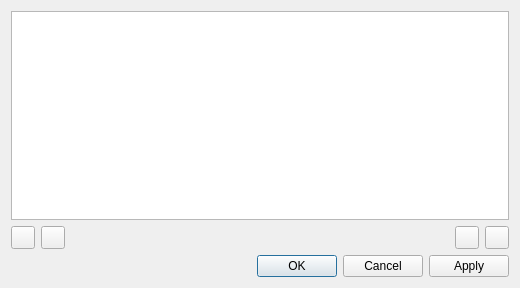
<?xml version="1.0" encoding="UTF-8"?>
<ui version="4.0">
 <class>HighlightersDialog</class>
 <widget class="QDialog" name="HighlightersDialog">
  <property name="geometry">
   <rect>
    <x>0</x>
    <y>0</y>
    <width>520</width>
    <height>288</height>
   </rect>
  </property>
  <property name="windowTitle">
   <string>Highlighters</string>
  </property>
  <layout class="QVBoxLayout" name="verticalLayout_3">
   <item>
    <layout class="QVBoxLayout" name="verticalLayout_2">
     <property name="sizeConstraint">
      <enum>QLayout::SetNoConstraint</enum>
     </property>
     <item>
      <layout class="QHBoxLayout" name="horizontalLayout">
       <item>
        <layout class="QVBoxLayout" name="verticalLayout_4">
         <item>
          <widget class="QListWidget" name="highlighterListWidget"/>
         </item>
         <item>
          <layout class="QHBoxLayout" name="buttonsLayout">
           <property name="spacing">
            <number>6</number>
           </property>
           <item>
            <widget class="QToolButton" name="addHighlighterButton">
             <property name="toolTip">
              <string>New Highlighter</string>
             </property>
             <property name="text">
              <string/>
             </property>
             <property name="icon">
              <iconset resource="../../app/klogg.qrc">
               <normaloff>:/images/icons8-plus-16.png</normaloff>:/images/icons8-plus-16.png</iconset>
             </property>
            </widget>
           </item>
           <item>
            <widget class="QToolButton" name="removeHighlighterButton">
             <property name="toolTip">
              <string>Delete Highlighter</string>
             </property>
             <property name="text">
              <string/>
             </property>
             <property name="icon">
              <iconset resource="../../app/klogg.qrc">
               <normaloff>:/images/icons8-minus-16.png</normaloff>:/images/icons8-minus-16.png</iconset>
             </property>
            </widget>
           </item>
           <item>
            <spacer name="horizontalSpacer">
             <property name="orientation">
              <enum>Qt::Horizontal</enum>
             </property>
             <property name="sizeHint" stdset="0">
              <size>
               <width>40</width>
               <height>20</height>
              </size>
             </property>
            </spacer>
           </item>
           <item>
            <widget class="QToolButton" name="upHighlighterButton">
             <property name="toolTip">
              <string>Move Highlighter Up</string>
             </property>
             <property name="text">
              <string/>
             </property>
             <property name="icon">
              <iconset resource="../../app/klogg.qrc">
               <normaloff>:/images/icons8-up-16.png</normaloff>:/images/icons8-up-16.png</iconset>
             </property>
            </widget>
           </item>
           <item>
            <widget class="QToolButton" name="downHighlighterButton">
             <property name="toolTip">
              <string>Move Highlighter Down</string>
             </property>
             <property name="text">
              <string/>
             </property>
             <property name="icon">
              <iconset resource="../../app/klogg.qrc">
               <normaloff>:/images/icons8-down-arrow-16.png</normaloff>:/images/icons8-down-arrow-16.png</iconset>
             </property>
            </widget>
           </item>
          </layout>
         </item>
        </layout>
       </item>
       <item>
        <layout class="QVBoxLayout" name="highlighterLayout"/>
       </item>
      </layout>
     </item>
     <item>
      <widget class="QDialogButtonBox" name="buttonBox">
       <property name="orientation">
        <enum>Qt::Horizontal</enum>
       </property>
       <property name="standardButtons">
        <set>QDialogButtonBox::Apply|QDialogButtonBox::Cancel|QDialogButtonBox::Ok</set>
       </property>
      </widget>
     </item>
    </layout>
   </item>
  </layout>
 </widget>
 <resources>
  <include location="../../app/klogg.qrc"/>
  <include location="../../app/klogg.qrc"/>
 </resources>
 <connections/>
</ui>
